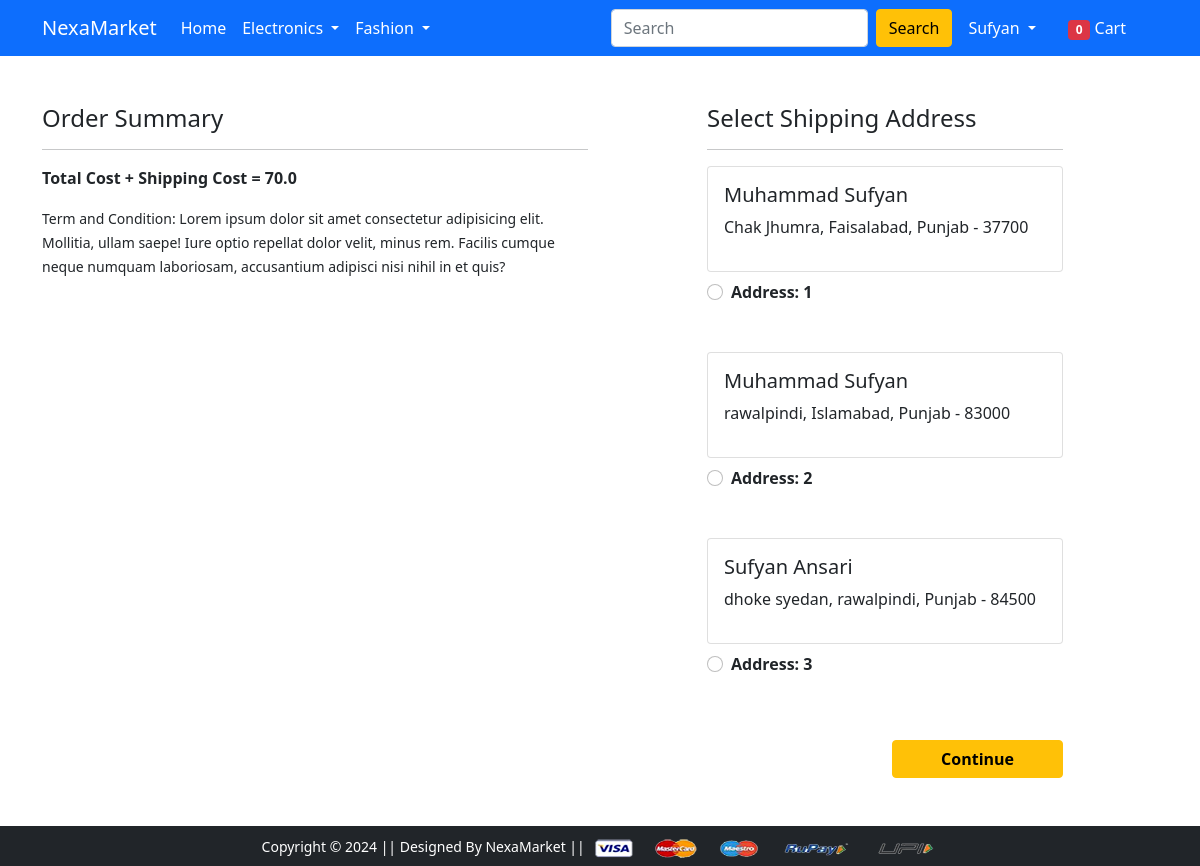
The app's page /checkout/ (signed in) with its own data.
### app/models.py (models this page shows, shortened)
class Customer(models.Model):
    user = models.ForeignKey(User, on_delete=models.CASCADE)
    name = models.CharField(max_length=200)
    locality = models.CharField(max_length=200)
    city = models.CharField(max_length=50)
    zipcode = models.IntegerField()
    state = models.CharField(choices=STATE_CHOICE,max_length=50)

### app/views.py (the view)
# urls.py: path('checkout/', views.checkout, name='checkout'),
@login_required
def checkout(request):
 usr = request.user
 address = Customer.objects.filter(user=usr)
 cart_items = Cart.objects.filter(user=usr)
 current_items = 0
 amount = 0.0
 shipping_cost = 70.0
 total = amount + shipping_cost  # Initialize total here with a default value
 cart_product = [p for p in Cart.objects.all() if p.user == request.user]
 if cart_product:
  for p in cart_product:
    tempamount = (p.quantity * p.product.discounted_price)
    amount += tempamount
    total = amount + shipping_cost
    current_items = len(cart_product)
 return render(request, 'app/checkout.html',{'address':address,'cart_items':cart_items,'total':total,'current_items':current_items})

### app/templates/app/checkout.html (shortened to what this page needs)
{% extends 'app/base.html' %}
{% load static %}
{% block main-content %}
<div class="container">
 <div class="row mt-5">
  <div class="col-sm-6">
    <h4>Order Summary</h4>
    <hr>
      <p class='fw-bold'>Total Cost + Shipping Cost = {{total}}</p>
    <small>Term and Condition: Lorem ipsum dolor sit amet consectetur adipisicing elit. Mollitia, ullam saepe! Iure optio repellat dolor velit, minus rem. Facilis cumque neque numquam laboriosam, accusantium adipisci nisi nihil in et quis?</small>
  </div>
  <div class="col-sm-4 offset-sm-1">
    <h4>Select Shipping Address</h4>
    <hr>
    <form action="/paymentdone">
      {% for add in address %}
      <div class="card">
        <div class="card-body">
        <h5>{{add.name}}</h5>
        <p> {{add.locality}}, {{add.city}}, {{add.state}} - {{add.zipcode}} </p>
        </div>
      </div>
        <div class="form-check mt-2 mb-5">
          <input class="form-check-input" type="radio" name="custid" id='custadd{{forloop.counter}}' value="{{add.id}}">
          <label class="form-check-label fw-bold" for="custadd{{forloop.counter}}">
            Address: {{forloop.counter}} </label>
        </div>
        {% endfor %}
        <div class="text-end">
          <button type="submit" class="btn btn-warning mt-3 px-5 fw-bold">Continue</button>
        </div>
      </form>
    </div>
  </div>
</div>
{% endblock main-content %}

### app/templates/app/base.html (shortened to what this page needs)
<!doctype html>
{% load static %}
<html lang="en">
  <head>
    <link href="https://cdn.jsdelivr.net/npm/bootstrap@5.0.0-beta1/dist/css/bootstrap.min.css" rel="stylesheet">
    <link rel="stylesheet" href="{% static 'app/css/owl.carousel.min.css' %}">
    <link rel="stylesheet" href="{% static 'app/css/all.min.css' %}">
    <link rel="stylesheet" href="{% static 'app/css/style.css' %}">
  </head>
  <body>
    <nav class="navbar navbar-expand-lg navbar-dark bg-primary">
     <div class="container">
       <a class="navbar-brand" href="/">NexaMarket</a>
       <div class="collapse navbar-collapse" id="navbarSupportedContent">
         <ul class="navbar-nav me-auto mb-2 mb-lg-0">
           <li class="nav-item">
             <a class="nav-link active" aria-current="page" href="/">Home</a>
           </li>
           <li class="nav-item dropdown">
             <a class="nav-link dropdown-toggle text-white" href="#" id="electronicsDropdown" role="button" data-bs-toggle="dropdown" aria-expanded="false">
               Electronics
             </a>
           </li>
           <li class="nav-item dropdown">
             <a class="nav-link dropdown-toggle text-white" href="#" id="fashionDropdown" role="button" data-bs-toggle="dropdown" aria-expanded="false">
               Fashion
             </a>
           </li>
         </ul>
         <form class="d-flex">
           <input class="form-control me-2" type="search" placeholder="Search" aria-label="Search">
           <button class="btn btn-warning" type="submit">Search</button>
         </form>
         <div>
          <ul class="navbar-nav me-auto mb-2 mb-lg-0">
            {% if request.user.is_authenticated %}
           <li class="nav-item dropdown mx-2">
              <a class="nav-link dropdown-toggle text-white" href="#" id="profileDropdown" role="button" data-bs-toggle="dropdown" aria-expanded="false">
                {{request.user|capfirst}}
              </a>
            </li>
            <li class="nav-item mx-2">
             <a href="{% url 'show_cart' %}" class="nav-link text-white"><span class="badge bg-danger">{{current_items}}</span> Cart </a>
            </li>
              {% else %}
             <a href="{% url 'login' %}" class="nav-link text-white">Login</a>
            </li>
            <li class="nav-item mx-2">
             <a href="{% url 'customerregistration' %}" class="nav-link text-white">Registration</a>
            </li>
            {% endif %}
          </ul>
         </div>
       </div>
     </div>
    </nav>
    {% block main-content %} {% endblock main-content %}
    <footer class="container-fluid bg-dark text-center p-2 mt-5">
        <small class="text-white">Copyright &copy; 2024 || Designed By NexaMarket || </small>
        <img src="{% static 'app/images/payment.png' %}" alt="" srcset="" class="img-fluid" height="2px">
    </footer>
  </body>
</html>

### records on screen
Customer: name "Muhammad Sufyan", locality "Chak Jhumra", city "Faisalabad", state "Punjab", zipcode "37700"
Customer: name "Muhammad Sufyan", locality "rawalpindi", city "Islamabad", state "Punjab", zipcode "83000"
Customer: name "Sufyan Ansari", locality "dhoke syedan", city "rawalpindi", state "Punjab", zipcode "84500"

### other values on screen
{{ request.user|capfirst }} "Sufyan"
{{ current_items }} "0"
{{ total }} "70.0"
